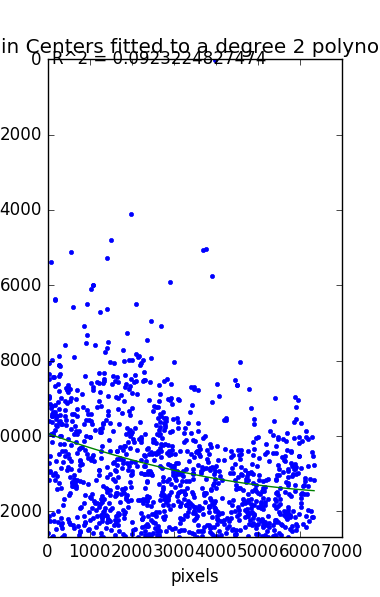
#> input picture stain_segmentation/emma_cropped_#83_panorama_squished.png, 380 x 597 px; its folder holds only this picture in this run
$ python stain_segmentation.py 'emma_cropped_#83_panorama_squished.png'
#> lines starting #> are read from the running program, lines starting #| are printed output that depends on the picture; after the words box and inside, x2 and y2 are one past the last pixel; in counts of white or black regions, pixels touching at a corner belong together
### stain_segmentation/bloodstain.py
import cv2
import json
import numpy as np
import csv


class Stain:

    def __init__(self, id, contour, scale, image):
        self.contour = contour
        self.id = id
        moment = cv2.moments(contour)
        self.image = image
        self.position = (int(moment['m10'] / moment['m00']), int(moment['m01'] / moment['m00'])) if moment['m00'] > 0 else (10,10)
        self.area = cv2.contourArea(self.contour)
        self.area_mm = self.area * (1 / scale ** 2)
        self.ellipse, self.c = self.fit_ellipse()
        self.major_axis = None

        if self.ellipse is not None:
            (self.x_ellipse, self.y_ellipse), (self.width, self.height), self.angle = self.ellipse
            self.major_axis = self.calculate_major_axis()
        else:
            self.x_ellipse, self.y_ellipse, self.width, self.height, self.angle = [None] * 5

    def fit_ellipse(self):
        contour = self.contour
        if len(self.contour) >= 5 and self.area > 9:
            max_dist = 0
            extreme_i = 0
            for i in range(len(self.contour)):
                pt = self.contour[i][0]
                dist_center = ((self.position[0] - pt[0]) ** 2 + (self.position[1] - pt[1]) ** 2) ** 0.5
                if max_dist < dist_center:
                    max_dist = dist_center
                    extreme_i = i

            hull = cv2.convexHull(contour,returnPoints = False)
            concave_sections = cv2.convexityDefects(contour, hull)

            concave_pts = []
            if concave_sections is not None:
                for i in range(concave_sections.shape[0]-1):
                    s, e, f, d = concave_sections[i,0]
                    concave_pts.append(tuple(self.contour[f][0]))

            end_tail = None
            start_tail = None
            i = (extreme_i + 1) % len(self.contour)
            k = (extreme_i - 1) % len(self.contour)
            (_, _) , (max_width, height), angle = cv2.minAreaRect(self.contour)

            small_width = True

            while i < len(self.contour) and k > 0 and small_width:
                pt_1 = self.contour[i][0]
                pt_2 = self.contour[k][0]
                dist = ((pt_1[0] - pt_2[0]) ** 2 + (pt_1[1] - pt_2[1]) ** 2) ** 0.5
                if (dist / min(max_width, height)) > 0.5 :
                    small_width = False
                    end_tail = i
                    start_tail = k
                i += 1
                k -= 1

            if end_tail and start_tail:
                if start_tail <= end_tail:
                    contour = np.concatenate((self.contour[:start_tail + 1], self.contour[end_tail:]))
                else:
                    contour = self.contour[end_tail: start_tail + 1]
                if len(contour) > 5:
                    (x, y), (MA, ma), angle = cv2.fitEllipse(np.array(contour))
                    A = np.pi / 4 * MA * ma
                    if A > 0 and self.area / A > 0.3:

                        return cv2.fitEllipse(np.array(contour)), contour
                    else:
                        return cv2.minAreaRect(np.array(contour)), contour
            else:
                (x, y), (MA, ma), angle = cv2.fitEllipse(np.array(self.contour))
                A = np.pi / 4 * MA * ma
                if A > 0 and self.area / A > 0.3:

                    return cv2.fitEllipse(np.array(self.contour)), []
                else:
                    return cv2.minAreaRect(np.array(self.contour)), []

        return None, []

    # [19 lines left out: functions draw_ellipse, circularity, orientaton, not called in this run]


    def direction(self):
        if self.ellipse:
            x = self.x_ellipse
            angle = self.angle
            left_half = []
            right_half = []

            for pt in self.contour:
                pt = pt[0]
                side = (pt[0] - x)
                if side > 1:
                    right_half.append(pt)
                else:
                    left_half.append(pt)
            left_half = np.array(left_half)

            right_half = np.array(right_half)

        else:
            left_half = self.contour[ : len(self.contour) // 2]
            right_half = self.contour[len(self.contour) // 2 : ]
            angle = float('inf')

        if np.abs(self.area_half(left_half) - self.area_half(right_half)) <= 0.005:
            direction = "?"
        elif self.area_half(left_half) < self.area_half(right_half):
            if angle < 90:
                direction = ("left", "down")
            else:
                direction = ("left", "up")
        else:
            if angle < 90:
                direction = ("right", "up")
            else:
                direction = ("right", "down")

        return direction

    def calculate_major_axis(self):
        x = self.position[0]
        y = self.position[1]
        direction = self.direction()

        if self.angle:
            pty = np.cos(np.deg2rad(self.angle)) * self.image.shape[1]
            ptx = np.sin(np.deg2rad(self.angle)) * self.image.shape[0]
            x0 = int(x + ptx)
            x1 = int(x - ptx)
            y0 = int(y - pty)
            y1 = int(y + pty)

            if direction != "?":
                if direction[0] == "left":
                    x_use = max(x0, x1)
                else:
                    x_use = min(x0, x1)
                if direction[1] == "up":
                    y_use = max(y0, y1)
                else:
                    y_use = min(y0, y1)
                return sorted([(x, y), (int(x_use), int(y_use))], key=lambda x : x[0])
            return sorted([(int(x0), int(y0)), (int(x1), int(y1))], key=lambda x : x[0])

    def area_half(self, half_contour):
        if len(half_contour) > 0:
            hull_half = cv2.contourArea(cv2.convexHull(half_contour))
            if hull_half > 0:
                return cv2.contourArea(half_contour) / hull_half
        return -1


    # [60 lines left out: functions intensity, solidity, annotate, label, obj_format, get_summary_data, not called in this run]

    def write_data(self, writer):
        writer.writerow(self.get_summary_data())


### stain_segmentation/pattern.py
import numpy as np
import matplotlib.pyplot as plt
import matplotlib.patches as patches
from scipy.stats import kde
from scipy.spatial import ConvexHull
import cv2
import os
import csv
import time


class Pattern:
    def __init__(self, image, thresh, filename, scale=7.0):

        self.image = image
        self.thresh = thresh
        self.name = filename
        self.contours = []
        self.stains = []

        self.scale = scale
        self.elliptical_stains = []

        self.summary_data = []
        self.plots = {}


    def add_stain(self, stain):
        self.stains.append(stain)
        if stain.major_axis != None:
            self.elliptical_stains.append(stain)

    def convergence(self):
        height, width = self.image.shape[:2]
        intersects = []
        stains = [stain for stain in self.elliptical_stains if stain.major_axis is not None ]

        stains = sorted(stains, key= lambda s: s.major_axis[0])
        for i in range(len(stains) - 1):
            axis = stains[i].major_axis
            j = i + 1
            still_left = stains[j].major_axis[0][0] < axis[1][0]
            while  j < len(stains) - 1 and still_left:
                intersect = self.line_intersection(axis, stains[j].major_axis)
                if intersect and intersect[0] < width and intersect[1] < height and intersect[0] > 0 and intersect[1] > 0:
                    intersects.append(intersect)
                j += 1
                still_left = stains[j].major_axis[0][0] < axis[1][0]

        return self.plot_convergence(intersects)

    def plot_convergence(self, intersects, figsize=(18, 12)):
        if len(intersects):
            x = [i[0] for i in intersects]
            y = [j[1] for j in intersects]
            fig = plt.figure(figsize=figsize)

            fig.canvas.set_window_title('Convergence ' + self.name)
            self.plots['convergence'] = fig
            ax1 = fig.add_subplot(211)
            ax2 = fig.add_subplot(212)

            self.plot_intersection_scatter(ax1, x, y)
            nbins = 25
            k = kde.gaussian_kde([x,y])
            xi, yi = np.mgrid[min(x):max(x):nbins*1j, min(y):max(y):nbins*1j]
            point_density = k([xi.reshape(-1), yi.reshape(-1)])

            box, convergence_point = self.calculate_convergence_box(point_density, xi, yi)
            self.plot_density_heatmap(ax2, x, y, xi, yi, point_density, box, fig)
            plt.tight_layout()

            return box, convergence_point
        else:
            return None, None

    def plot_intersection_scatter(self, ax1, x, y):
        height, width = self.image.shape[:2]
        ax1.plot(x, y, '*', markersize=0.5, color='g')
        ax1.imshow(cv2.cvtColor(self.image, cv2.COLOR_BGR2RGB), extent=[0, width, height, 0], aspect='auto')
        ax1.set_xlim(0, max(x))
        ax1.set_ylim(max(y), 0)
        ax1.set_title("Scatter Plot of Directional Major Axis Intersections")
        ax1.set_xlabel("pixels")
        ax1.set_ylabel("pixels")

    # [25 lines left out: functions plot_density_heatmap, calculate_convergence_box, not called in this run]

    def line_intersection(self, line1, line2):
        xdiff = (line1[0][0] - line1[1][0], line2[0][0] - line2[1][0])
        ydiff = (line1[0][1] - line1[1][1], line2[0][1] - line2[1][1])

        def det(a, b):
            return a[0] * b[1] - a[1] * b[0]

        div = det(xdiff, ydiff)
        if div == 0:
            return None

        d = (det(*line1), det(*line2))
        x = det(d, xdiff) / div
        y = det(d, ydiff) / div
        return x, y

    def linearity(self,  figsize=(18, 12)):
        stain_centers_x = np.array([stain.position[0] for stain in self.stains])
        stain_centers_y = np.array([stain.position[1] for stain in self.stains])

        fig = plt.figure(figsize=figsize)
        fig.canvas.set_window_title('Linearity ' + self.name)
        self.plots['linearity'] = fig

        xp = np.linspace(0, max(stain_centers_x))
        fitted = np.polyfit(stain_centers_x, stain_centers_y, 2)
        poly = np.poly1d(fitted)
        _fitted_plot = plt.plot(stain_centers_x, stain_centers_y, '.', xp, poly(xp), '-')
        plt.ylim(max(stain_centers_y), 0)

        y_fit = poly(stain_centers_x)
        yi = np.sum(stain_centers_y) / len(stain_centers_y)
        ssreg = np.sum((y_fit - yi) ** 2)
        sstot = np.sum((stain_centers_y - yi) ** 2)
        r_squared = ssreg / sstot

        plt.text(100, 100, "R^2 = " + str(r_squared))
        plt.xlabel("pixels")
        plt.ylabel("pixels")
        plt.title("Stain Centers fitted to a degree 2 polynomial")

        str_poly = str(poly).split('\n')[1]
        squared_term = str_poly.find('x') + 1
        str_poly = str_poly[:squared_term] + "^2" + str_poly[squared_term:]
        return str_poly, r_squared

    def distribution(self,  figsize=(18, 12)):
        stain_number = len(self.stains)
        stains_area = 0
        points = []
        for stain in self.stains:
            points += (stain.contour[:,0]).tolist()
            stains_area += stain.area
        points = np.array(points)
        hull = ConvexHull(points)

        fig = plt.figure(figsize=figsize)
        fig.canvas.set_window_title('Distribution ' + self.name)
        self.plots['distribution'] = fig

        plt.plot(points[:,0], points[:,1], 'o')
        for simplex in hull.simplices:
            plt.plot(points[simplex, 0], points[simplex, 1], 'k-')
        plt.plot(points[hull.vertices,0], points[hull.vertices,1], 'r--', lw=2)
        plt.plot(points[hull.vertices[0],0], points[hull.vertices[0],1], 'ro')

        plt.xlabel("pixels")
        plt.ylabel("pixels")
        plt.ylim(max(points[:,1]), 0)
        plt.title("Convex Hull of the stains")

        ratio_stain_number = stain_number / hull.volume
        ratio_stain_area = stains_area / hull.volume

        return ratio_stain_number, ratio_stain_area

    def calculate_summary_data(self, to_calculate):
        poly, r_squared,  ratio_stain_number, ratio_stain_area, str_convergence, str_box = [""]*6

        if to_calculate['linearity']:
            print("computing linearity...")

            a = time.time()
            poly, r_squared = self.linearity()
            r_squared = "{:.4f}".format(r_squared)

        if to_calculate['distribution']:
            print("computing distribution...")

            a = time.time()
            ratio_stain_number, ratio_stain_area = self.distribution()
            ratio_stain_area = "{:.3e}".format(ratio_stain_area)
            ratio_stain_number = "{:.3e}".format(ratio_stain_number)

        if to_calculate['convergence']:
            print("computing convergence...")

            a = time.time()
            box, convergence_point = self.convergence()
            if convergence_point == None:
                str_box = "None"
                str_convergence = "None"
            else:
                str_box = "lower left (x,y) : ({:.1f},{:.1f}) Width : {:.1f} Height : {:.1f}".format(
                    box.get_x(), box.get_y(), box.get_width(), box.get_height())
                str_convergence = "({:.1f}, {:.1f})".format(*convergence_point)


        self.summary_data = [poly, r_squared,  ratio_stain_number, ratio_stain_area, str_convergence, str_box]
        return self.summary_data

    def get_summary_data(self, to_calculate):
        return self.summary_data if len(self.summary_data) > 0 else self.calculate_summary_data(to_calculate)


    # [15 lines left out: function export, not called in this run]


### stain_segmentation/parse_arguments.py
from argparse import ArgumentParser

def parse_args():
    parser = ArgumentParser(description='Segment bloodstains in an spatter pattern')
    parser.add_argument("filename", help="", metavar="FILE")

    parser.add_argument("-s", "--scale", dest="scale", type=float,
                        help="scale in pixels per mm", metavar="SCALE", default=7)

    parser.add_argument("-o", "--output", dest="output", help="folder for output (default is <file path>/output)", metavar="OUTPUT")
    parser.add_argument("--show", default=False, action="store_true", help="show stain detection")

    parser.add_argument("--no-linearity", dest="no_linearity",  default=False, action="store_true", help="disable linearity computation")
    parser.add_argument("--no-distribution", dest="no_distribution", default=False, action="store_true", help="disable distribution computation")
    parser.add_argument("--no-convergence", dest="no_convergence", default=False, action="store_true", help="disable convergence computation")


    return parser.parse_args()


### stain_segmentation/stain_segmentation.py
import cv2
import numpy as np
import sys
import os
from matplotlib import pyplot as plt
import bloodstain
import json
import csv
from parse_arguments import parse_args
from pattern import Pattern
from os import path
import pathlib

from tqdm import tqdm

default_options = {'linearity': True, 'convergence': True, 'distribution': True}

def process_image(filename, save_path, scale=7.0, show=False, options=None):
#> called with filename = 'emma_cropped_#83_panorama_squished.png', save_path = 'output', scale = 7, show = False
    image = cv2.imread(filename)
#> image is the input picture: shape (597, 380, 3); mean B, G, R 247, 229.4, 229.2

    if image is None:
        print("Failed to load image: ", filename)
        return

    output_path = path.join(save_path, path.basename(filename))
    pathlib.Path(output_path).mkdir(parents=True, exist_ok=True)

    print("Segmenting stains")
    pattern = stain_segmentation(image, filename, scale=scale)

    print("\nCalculating Pattern Metrics")
    pattern.get_summary_data(options)

    export_pattern(pattern, output_path)


# [18 lines left out: function export_pattern, not called in this run]


image_types = ['.jpg', '.jpeg', '.gif', '.png', '.tif', '.tiff']
# [21 lines left out: functions find_images, batch_process, not called in this run]


def CLI(args={}):
    args = parse_args() if not args else args

    options = dict(
        convergence = not args.no_convergence,
        linearity = not args.no_linearity,
        distribution = not args.no_distribution,
    )

    if args.scale < 1:
        print("Warning scale is less than 1")

    if path.isfile(args.filename):
        save_path = args.output or path.join(path.dirname(args.filename), "output")
        print(f"Processing {args.filename}, output path: {save_path}")

        process_image(args.filename, save_path, args.scale, args.show, options=options)

    elif path.isdir(args.filename):
        batch_process(args.filename, args.output, args.scale, args.show, options=options)
    else:
        assert False, f"{args.filename} does not exist"

    print("Done :)")


def stain_segmentation(image, filename, scale=7.0):

#> called with filename = 'emma_cropped_#83_panorama_squished.png', scale = 7
    hsv_img = cv2.cvtColor(image, cv2.COLOR_BGR2HSV)
#> hsv_img: shape (597, 380, 3); mean H, S, V 10.4, 18.2, 247.1

    blur = cv2.GaussianBlur(image, (3,3), 0)
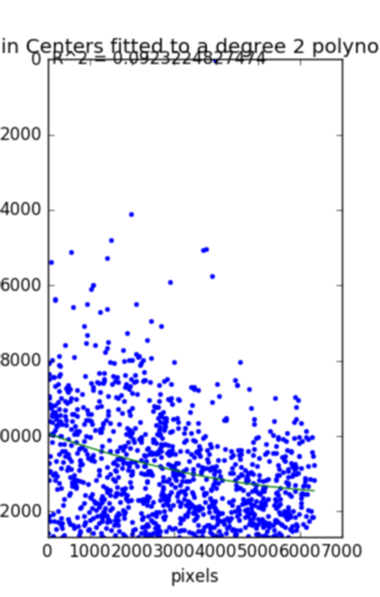
#> blur: shape (597, 380, 3); mean B, G, R 247, 229.4, 229.2
    gray = cv2.cvtColor(blur, cv2.COLOR_BGR2GRAY)
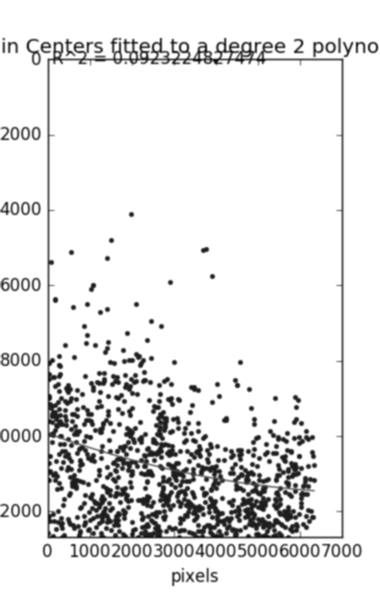
#> gray: shape (597, 380); min 7, max 255, mean 231.4
    gray_hsv = cv2.cvtColor(hsv_img, cv2.COLOR_BGR2GRAY)
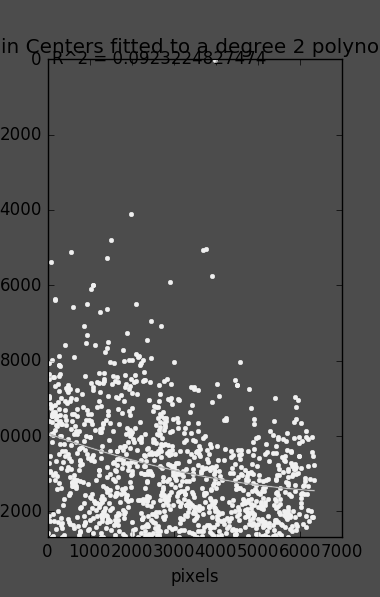
#> gray_hsv: shape (597, 380); min 0, max 240, mean 85.6

    thresh = binarize_image(image, gray)

    pattern = Pattern(image, thresh, filename, scale=scale)
    remove_circle_markers(gray, thresh)

    contours, hierarchy = cv2.findContours(thresh, cv2.RETR_TREE, cv2.CHAIN_APPROX_SIMPLE)
    analyseContours(pattern, contours, hierarchy, image, pattern.scale)

    return pattern


def analyseContours(pattern, contours, hierarchy, image, scale):
    count = 0
    outer_contours = []
    for i in range(len(contours)):
        contour = contours[i]
        if hierarchy[0,i,3] == -1:
            outer_contours.append(contour)
            if cv2.contourArea(contour) > 5:
                stain = bloodstain.Stain(count, contour, scale, image)
                pattern.add_stain(stain)
                count += 1
    pattern.contours = outer_contours

    print("Found {} stains".format(count))

# [37 lines left out: functions export_stain_data, export_obj, result_preview, not called in this run]

def remove_circle_markers(gray, img):
    circles = cv2.HoughCircles(gray, cv2.HOUGH_GRADIENT, 1, 20, param1=100,
                                param2=58, minRadius=24, maxRadius=82)

    if circles is not None:
        circles = np.uint16(np.around(circles))
        for i in circles[0,:]:
            cv2.circle(img, (i[0],i[1]),i[2] + 10, (0,0,0), -2)


def binarize_image(img_original, gray) :
    thresh = cv2.adaptiveThreshold(gray, 255, cv2.ADAPTIVE_THRESH_GAUSSIAN_C, cv2.THRESH_BINARY, 99, 10)
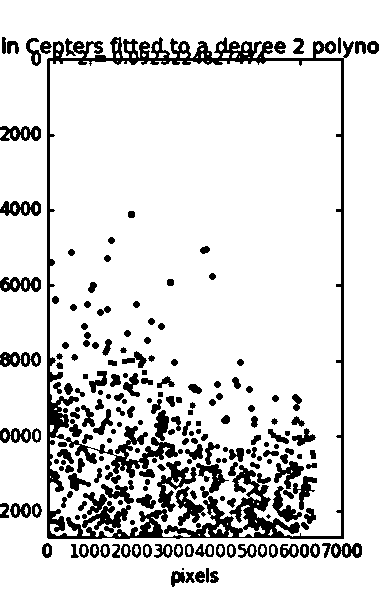
#> thresh: shape (597, 380); 86.1% white; 205 black regions (2 under 20 px), largest, box (x1, y1, x2, y2) and area: (47, 37, 354, 539) 13471, (157, 461, 197, 512) 758, (82, 501, 131, 533) 601
    kernel = np.ones((3,3),np.uint8)
    erosion = cv2.erode(thresh, kernel, iterations = 2)
#> erosion: shape (597, 380); 71.3% white; 39 black regions, largest, box (x1, y1, x2, y2) and area: (24, 35, 380, 560) 54261, (169, 566, 221, 589) 869, (0, 501, 44, 520) 791
    dilation = cv2.dilate(erosion, kernel, iterations = 2)
#> dilation: shape (597, 380); 81.4% white; 50 black regions, largest, box (x1, y1, x2, y2) and area: (26, 37, 380, 558) 35919, (171, 568, 219, 587) 565, (0, 277, 41, 292) 553
#> (the rest of the program and of its run is left out)
